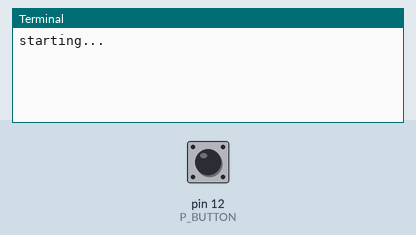
Simulated run of this program. Board: Raspberry Pi (header pin numbers). On the bench: the last lines printed to the terminal. The inputs (shaded band) are chosen by the test bench; at power-on: pin 12 (P_BUTTON) LOW.

Above: at 1.2 s.
1.3 s: pin 12 (P_BUTTON) pulled HIGH for 0.15 s
At 1.6 s:
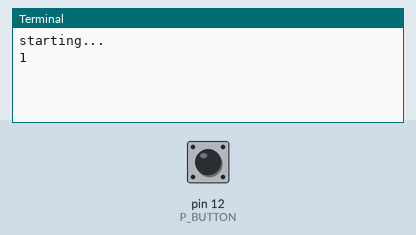
2.9 s: pin 12 (P_BUTTON) pulled HIGH for 1 s
At 4.0 s:
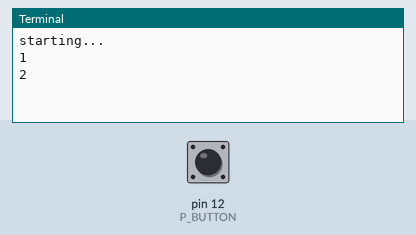
5.4 s: pin 12 (P_BUTTON) pulled HIGH for 0.15 s
At 5.9 s:
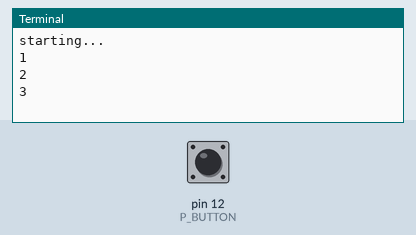

Measured:
- after the input at 1.3 s, the terminal: prints a new line at once (image 1)
- after the input at 2.9 s, the terminal: prints a new line at once (image 2)
- after the input at 5.4 s, the terminal: prints a new line at once (image 3)

The program:

RaspEasy2d.py
```python
# RaspEasy2b.py
# Button counter, 3nd attempt

import RPi.GPIO as GPIO
import time

P_BUTTON = 12 # Button A

def setup():
    GPIO.setmode(GPIO.BOARD)
    GPIO.setup(P_BUTTON, GPIO.IN)

print("starting...")
setup()
count = 0
isButtonPressed = False
while True:
    if GPIO.input(P_BUTTON) == GPIO.HIGH and not isButtonPressed:
        isButtonPressed = True
        count += 1
        print(count)
        time.sleep(0.1)
    elif GPIO.input(P_BUTTON) == GPIO.LOW and isButtonPressed:
        isButtonPressed = False
        time.sleep(0.1)
```
